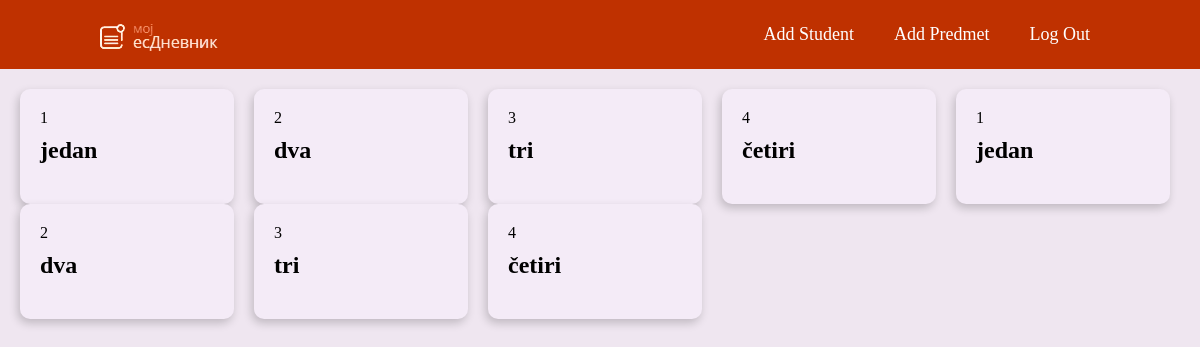
The page /admin_stranice/show_pages/odeljenja_godina.php (signed in) on the database its author committed.
### tables this page shows
CREATE TABLE `odeljenje` (
  `odeljenjeID` int(11) NOT NULL,
  `name` varchar(20) NOT NULL COMMENT 'Osam, sedam, tri, deset...',
  `razredID` int(11) NOT NULL,
  `int_code` int(11) NOT NULL COMMENT '8,7,6,5,4...'
);

### classes/Odeljenje.php (called while the page is built)
<?php
class Odeljenje {
    protected $conn;
    public function __construct(){
        global $conn;
        $this->conn = $conn;
    }
    public function getOdeljenje($razredID = null){
        if($razredID != null){
            $sql = "SELECT * FROM odeljenje INNER JOIN razred on odeljenje.razredID = razred.razredID WHERE odeljenje.razredID = ?";
            $run = $this->conn->prepare($sql);
            $run->bind_param('i',$razredID);
            $run -> execute();
            $results = $run->get_result();
            $results = $results->fetch_all(MYSQLI_ASSOC);
            return $results;
        }
        else{
            $stmt = $this->conn->query("SELECT * FROM odeljenje");
            $results = $stmt->fetch_all(MYSQLI_ASSOC);
            return $results;
        }
    }
}

### admin_stranice/show_pages/odeljenja_godina.php (the view, shortened to what this page needs)
<?php
    require_once "../../config/config.php";
    require_once "../../classes/Odeljenje.php";
    $razredID = (int)$_GET['razredID'];
    $odeljenje = new Odeljenje();
    $results = $odeljenje->getOdeljenje($razredID);
?>
<!DOCTYPE html>
<html lang="en">
<head>
    <link rel="stylesheet" href="../admin_css/admin_show.css">
</head>
<body>
    <header>
        <nav>
            <div class="navbar-container">
                <a href="../admin_dashboard.php">
                    <div class="logo">
                        <img src="/e-dnevnik/assets/site_images/esdnevnik-logo.png" alt="">
                    </div>
                </a>
                <div class="menu">
                    <a href="../add_pages/add_student.php" target="_self" rel="noopener noreferrer" class="nav-link">
                        <div class="menu-div">
                            Add student
                        </div>
                    </a>
                    <a href="../add_pages/add_predmet.php" target="_self" rel="noopener noreferrer" class="nav-link">
                        <div class="menu-div">
                            Add predmet
                        </div>
                    </a>
                    <a href="/e-dnevnik/sign_out.php" target="_self" rel="noopener noreferrer" class="nav-link">
                        <div class="menu-div">
                            Log Out
                        </div>
                    </a>
                </div>
            </div>
        </nav>
    </header>
    <section>
        <div class="container">
            <?php
                foreach ($results as $result) :?>
                    <div class="odeljenje-card">
                        <a href="all_students-class.php?razredID=<?php echo $result["razredID"]?>&odeljenjeID=<?php echo $result['odeljenjeID']?>" class="odeljenje-link"> </a>
                        <div class="odeljenje-num"><?php echo $result['code'] . $result['int_code']?></div>
                        <h2 class="odeljenje-name"><?php echo $result['atribut'] . " " . $result['name']?></h2>
                    </div>
            <?php endforeach;?>
        </div>
    </section>
</body>
</html>

### admin_stranice/admin_css/admin_show.css (style rules this page uses)
body { background-color: #EFE6F0; margin: 0; }
.container { max-width: 1200px; display: flex; flex-direction: row; justify-content: start; column-gap: 20px; align-items: center; flex-wrap: wrap; padding: 20px; margin: auto !important; }
.odeljenje-card { flex: 0 0 15%; border-radius: 10px; background-color: #F4EBF7; position: relative; padding: 20px; box-shadow: -2px 4px 10px rgba(0, 0, 0, .2); transition: transform .3s; }
.odeljenje-name { margin-top: 10px; margin-bottom: 20px; }
.odeljenje-link { display: block; position:absolute; top: 0%; bottom: 0%; left: 0%; right: 0%; text-decoration: none; color: black; z-index: 100; }
.navbar-container { max-width: 85%; margin: auto; display: flex; flex-direction: row; align-items: stretch; justify-content: space-between; }
header { background-color: #BF3100;; }
.menu { display: flex; flex-direction: row; }
.logo { padding: 10px 0 5px 0; }
.nav-link { display: flex; align-items: center; justify-content: center; text-decoration: none; color: white ; font-size: 18px; font-weight: 500; transition: all .3s ease-in; padding: 0 20px 0 20px; text-transform: capitalize; }

### rows shown on the page
odeljenje: int_code "1", name "jedan"
odeljenje: int_code "2", name "dva"
odeljenje: int_code "3", name "tri"
odeljenje: int_code "4", name "četiri"
odeljenje: int_code "1", name "jedan"
odeljenje: int_code "2", name "dva"
odeljenje: int_code "3", name "tri"
odeljenje: int_code "4", name "četiri"
